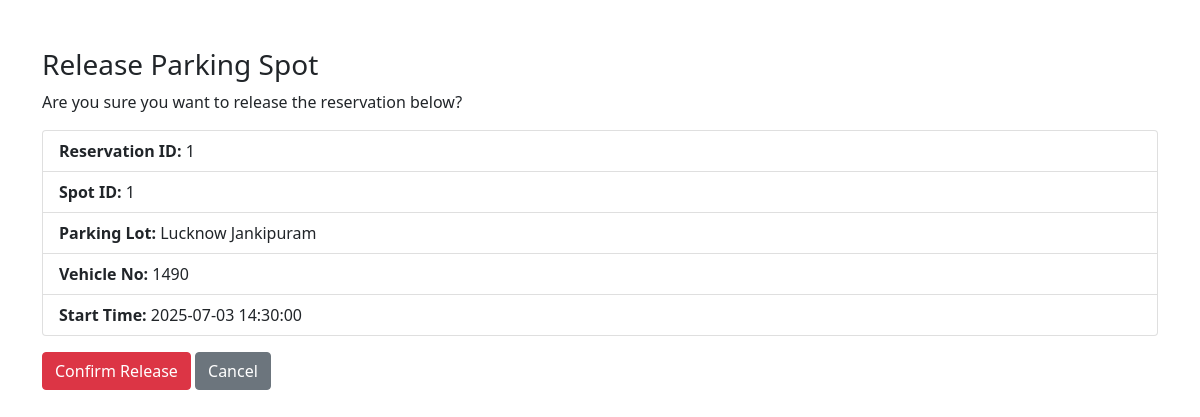
/release_parking/1, run on the app's committed database.
### application/models.py (models this page shows)
class Reservation(db.Model):
    id = db.Column(db.Integer, primary_key=True)
    user_id = db.Column(db.Integer, db.ForeignKey('user.id'), nullable=False)
    spot_id = db.Column(db.Integer, db.ForeignKey('parking_spot.id'), nullable=False)
    start_time = db.Column(db.DateTime, nullable=False)
    end_time = db.Column(db.DateTime, nullable=True)
    cost = db.Column(db.Float, nullable=True)
    vehicle_no = db.Column(db.String(20), nullable=True)
    spot = db.relationship('ParkingSpot', backref='reservations')
    User = db.relationship('User', backref='reservations')

class ParkingSpot(db.Model):
    id = db.Column(db.Integer, primary_key=True)
    lot_id = db.Column(db.Integer, db.ForeignKey('parking_lot.id'), nullable=False)
    status = db.Column(db.String(1), nullable=False, default='A')  # A = Available, O = Occupied

class ParkingLot(db.Model):
    id = db.Column(db.Integer, primary_key=True)
    location_name = db.Column(db.String(100), nullable=False)
    address = db.Column(db.String(200), nullable=False)
    pincode = db.Column(db.String(10), nullable=False)
    price_per_hour = db.Column(db.Float, nullable=False)
    max_spots = db.Column(db.Integer, nullable=False)
    spots = db.relationship('ParkingSpot', backref='lot', lazy=True)

### application/controllers.py (the view, shortened to what this page needs)
@app.route("/release_parking/<int:reservation_id>", methods=["GET", "POST"])
def release_parking(reservation_id):
    reservation = Reservation.query.get_or_404(reservation_id)
    return render_template("release_parking.html", reservation=reservation)

### templates/release_parking.html (shortened to what this page needs)
<!DOCTYPE html>
<html lang="en">
  <head>
    <link
      href="https://cdn.jsdelivr.net/npm/bootstrap@5.0.2/dist/css/bootstrap.min.css"
      rel="stylesheet"
    />
  </head>
  <body>
    <div class="container mt-5">
      <h3>Release Parking Spot</h3>
      <p>Are you sure you want to release the reservation below?</p>
      <ul class="list-group">
        <li class="list-group-item">
          <strong>Reservation ID:</strong> {{ reservation.id }}
        </li>
        <li class="list-group-item">
          <strong>Spot ID:</strong> {{ reservation.spot.id }}
        </li>
        <li class="list-group-item">
          <strong>Parking Lot:</strong> {{ reservation.spot.lot.address }}
        </li>
        <li class="list-group-item">
          <strong>Vehicle No:</strong> {{ reservation.vehicle_no }}
        </li>
        <li class="list-group-item">
          <strong>Start Time:</strong> {{ reservation.start_time }}
        </li>
      </ul>
      <form method="POST" class="mt-3">
        <button type="submit" class="btn btn-danger">Confirm Release</button>
        <a
          href="/user_dashboard/{{ reservation.user_id }}"
          class="btn btn-secondary"
          >Cancel</a
        >
      </form>
    </div>
  </body>
</html>

### data on the page
Reservation: id "1", vehicle_no "1490", start_time "2025-07-03 14:30:00"
ParkingSpot: spot.id "1"
ParkingLot: spot.lot.address "Lucknow Jankipuram"
